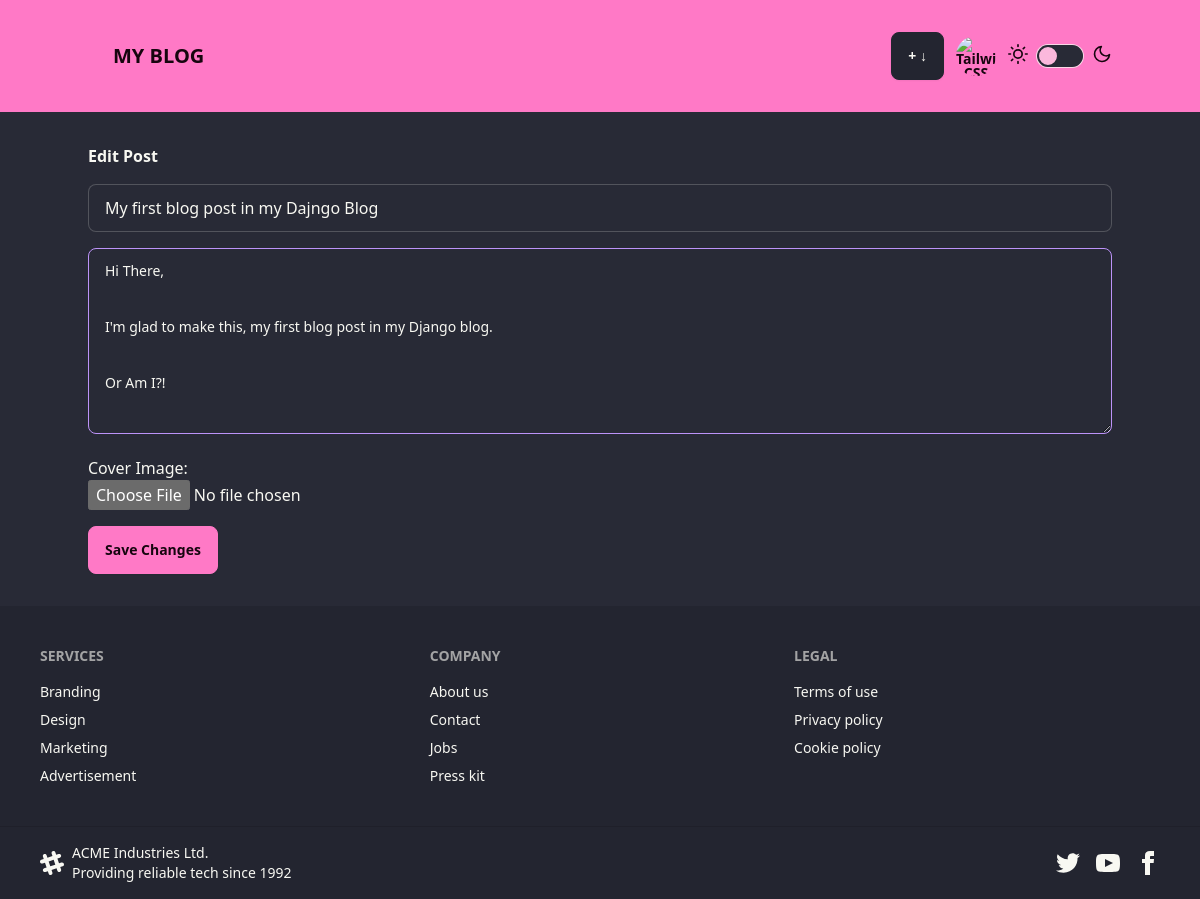
Screenshot of /post/1/edit/ (signed in) with the database file from the repository.
### blog/models.py (models this page shows, shortened)
class Post(models.Model):
    title = models.CharField(max_length=200)
    slug = models.SlugField(unique=True)
    author = models.ForeignKey(User, on_delete=models.CASCADE)
    body = models.TextField()
    cover_image = models.ImageField(upload_to="cover_images/", blank=True, null=True)
    created = models.DateTimeField(default=timezone.now)
    updated = models.DateTimeField(auto_now=True)
    class Meta:
        ordering = ("-created",)

### blog/views.py (the view)
# urls.py: path("post/<int:post_id>/edit/", views.edit_post, name="edit_post"),
@login_required
def edit_post(request, post_id):
    post = get_object_or_404(Post, id=post_id)
    if request.user != post.author:
        return redirect("post_detail", slug=post.slug)
    if request.method == "POST":
        form = PostForm(request.POST, request.FILES, instance=post)
        if form.is_valid():
            form.save()
            return redirect("post_detail", slug=post.slug)
    else:
        form = PostForm(instance=post)
    return render(request, "blog/edit_post.html", {"form": form, "post": post})

### blog/forms.py
class PostForm(forms.ModelForm):
    class Meta:
        model = Post
        fields = [
            "title",
            "body",
            "cover_image",
        ]  # Excluding 'slug' and 'author' since these will be handled automatically
    body = forms.CharField(
        widget=forms.Textarea(
            attrs={
                "rows": 6,
                "placeholder": "Add a comment...",
                "class": "textarea textarea-bordered w-full textarea-secondary",
            }
        ),
        label="",
    )
    title = forms.CharField(
        widget=forms.TextInput(
            attrs={
                "placeholder": "Title",
                "class": "input input-bordered w-full input-secondary",
            }
        ),
        label="",
    )
    cover_image = forms.ImageField(
        required=False,
        widget=forms.ClearableFileInput(
            attrs={
                "class": "file-input file-input-bordered w-full file-input-secondary",
            }
        ),
        label="Cover Image",
    )

### blog/templates/blog/edit_post.html
{% extends 'base.html' %} {% block content %}
<div class="container mx-auto p-4">
  <h1 class="text-2xl font-bold mb-4">Edit Post</h1>
  <form method="post" class="space-y-4">
    {% csrf_token %} {{ form.as_p }}
    <button type="submit" class="btn btn-primary">Save Changes</button>
  </form>
</div>
{% endblock %}

### rows the page displays
Post: title "My first blog post in my Dajngo Blog", body "Hi There, I'm glad to make this, my first blog post in my Django blog. Or Am I?!"
